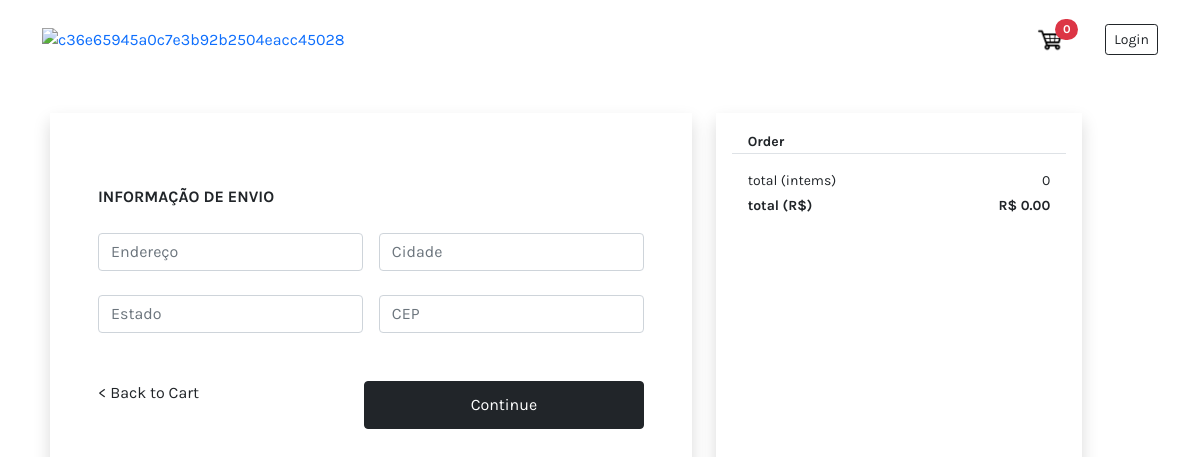
The app's page /checkout (signed in), older data.
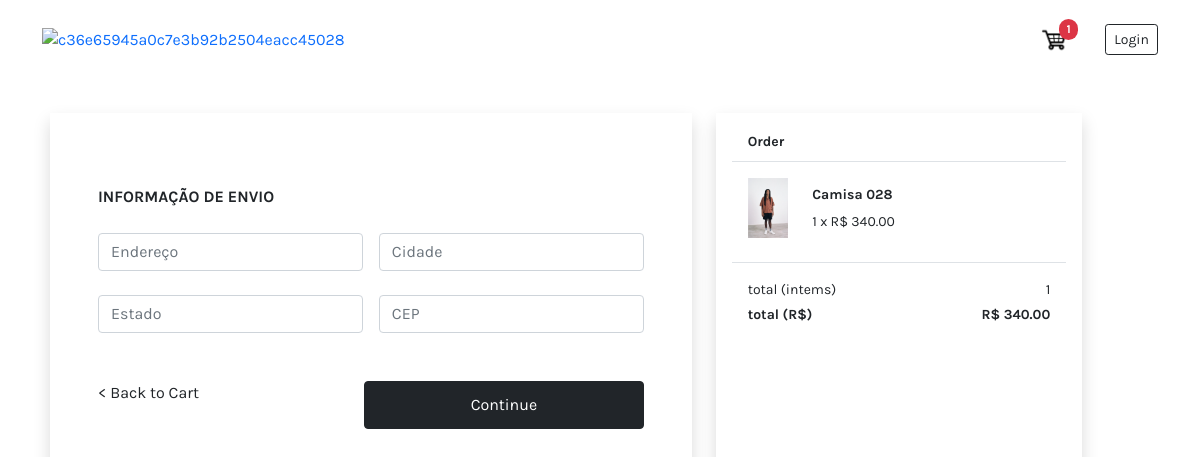
The same page, newer data.
### store/models.py (models this page shows, shortened)
class Order(models.Model):
    customer = models.ForeignKey(Customer, on_delete=models.SET_NULL, blank=True, null=True)
    created_at = models.DateField(auto_now_add=True)
    complete = models.BooleanField(default=False)
    transaction_id = models.CharField(max_length=10, null=True)
    @property
    def get_cart_total(self):
        orderitems = self.orderitem_set.all()
        total = sum([item.get_total for item in orderitems])
        return total
    @property
    def get_cart_items(self):
        orderitems = self.orderitem_set.all()
        total = sum([item.quantity for item in orderitems])
        return total

class OrderItem(models.Model):
    product = models.ForeignKey(Product, on_delete=models.SET_NULL, null=True)
    order = models.ForeignKey(Order, on_delete=models.SET_NULL, null=True)
    quantity = models.IntegerField(default=0, null=True, blank=True)
    created_at = models.DateTimeField(auto_now_add=True)
    @property
    def get_total(self):
        total = self.product.price * self.quantity
        return total

class Product(models.Model):
    product_code = models.CharField(max_length=5, unique=True)
    name = models.CharField(max_length=30, null=False)
    price = models.DecimalField(max_digits=7,decimal_places=2)
    image = models.ImageField(null=True, blank=True)
    description = models.TextField(null=True, blank=True, max_length=200)
    @property
    def imageURL(self):
        try:
            url = self.image.url
        except:
            url = ''
        return url

### store/views.py (the view)
# urls.py: path('checkout', views.checkout, name='checkout'),
def checkout(request):
    data = cartData(request)
    cartItems = data['cartItems']
    order = data['order']
    items = data['items']
    context = {
        'items': items,
        'order': order,
        'cartItems': cartItems
    }
    return render(request, 'store/checkout.html', context)

### store/utils.py (called while the page is built)
def cartData(request):
    if request.user.is_authenticated:
        customer = request.user.customer
        order, created = Order.objects.get_or_create(customer=customer, complete=False)
        items = order.orderitem_set.all()
        cartItems = order.get_cart_items
    else:
        cookieData = cookieCart(request)
        cartItems = cookieData['cartItems']
        order = cookieData['order']
        items = cookieData['items']
    return {'cartItems':cartItems, 'order':order, 'items':items}

### store/templates/store/checkout.html (shortened to what this page needs)
{% extends 'store/main.html' %}
{% block content %}
<div class="container mt-5" style="max-width: 1100px;">
  <div class="row">
    <div class="col-12 col-md-7 me-4 p-5 shadow">
      <form class="w-100" id="form">
        <div id="shipping-info">
          <p class="fw-bold my-4">INFORMAÇÃO DE ENVIO</p>
          <div class="d-flex justify-content-between pb-4">
            <input type="text" placeholder="Endereço" name="address" class="form-control me-2">
            <input type="text" placeholder="Cidade" name="city" class="form-control ms-2">
          </div>
          <div class="d-flex justify-content-between pb-4">
            <input type="text" placeholder="Estado" name="state" class="form-control me-2">
            <input type="number" placeholder="CEP" name="zipcode" class="form-control ms-2">
          </div>
        </div>
        <div class="d-flex justify-content-between py-4">
          <a class="text-reset mb-4 w-100" href="{% url 'cart' %}">< Back to Cart</a>
          <input type="submit" class="btn btn-dark w-100" id="form-btn" value="Continue">
        </div>
      </form>
    </div>
    <div class="col-12 col-md-4 p-3 shadow">
      <small class="fw-bold ms-3">Order</small>
      <div style="overflow: auto; max-height: 350px;">
        {% for item in items %}
          <div class="d-flex w-100 my-2 p-3 justify-content-between border-top">
            <div class="d-flex">
              <img src="{{ item.product.imageURL }}" alt="" style="height: 60px;">
              <div class="ms-4 align-items-center my-auto">
                <small class="d-block fw-bold mb-1">{{item.product.name}}</small>
                <small>{{item.quantity}} x R$ {{item.product.price|floatformat:2}}</small>
              </div>
            </div>
          </div>
        {% endfor %}
      </div>
      <div class="px-3 pt-3 d-flex justify-content-between border-top">
        <small>total (intems)</small>
        <small>{{order.get_cart_items}}</small>
      </div>
      <div class="px-3 pt-1 d-flex justify-content-between">
        <small class="fw-bold">total (R$)</small>
        <small class="fw-bold">R$ {{order.get_cart_total|floatformat:2}}</small>
      </div>
    </div>
  </div>
</div>
{% endblock content %}

Row changes from the older to the newer data that the page shows:
added OrderItem: product.imageURL (picture), product.name "Camisa 028", quantity "1", product.price "340.00"
computed for Order: get_cart_items "0" → "1"; get_cart_total "0.00" → "340.00"
Text that changed along with them:
{{ cartItems }}: "0" → "1"
